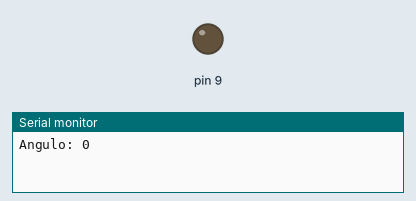
This sketch was run on a simulated Arduino Uno, built with avr-gcc and run on an emulated ATmega328P. On the bench: output pins drawn as LEDs (lit = HIGH), the last lines printed to the serial monitor.

Above: at 0.05 s.
At 2.05 s:
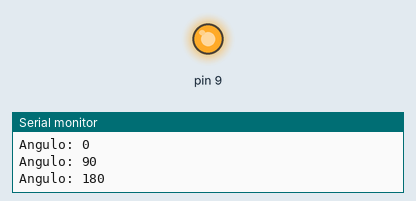
At 4.0 s:
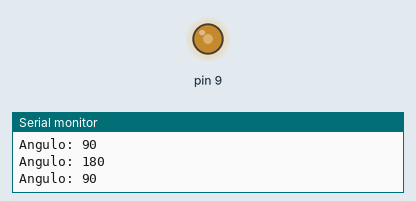
Timing chart, 0 to 5.2 s (numbered marks = the images above):
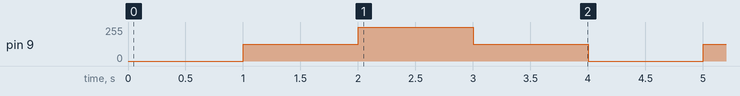

The sketch:

pos-analogwrite.ino
```cpp
// Fallo: analogWrite en D9 no es una señal de servo (PWM a 490 Hz, no un pulso cada 20 ms).
void mover(int angulo) {
  analogWrite(9, map(angulo, 0, 180, 0, 255));
  Serial.print("Angulo: ");
  Serial.println(angulo);
  delay(1000);
}

void setup() {
  Serial.begin(9600);
}

void loop() {
  mover(0);
  mover(90);
  mover(180);
  mover(90);
}
```

Measured:
- by itself, pin 9: repeats every 4.0 s: 255/255 1.0 s, 127/255 1.0 s, 0/255 1.0 s, 127/255 1.0 s
